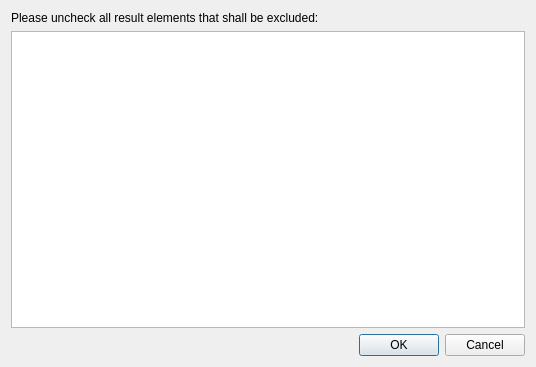
<?xml version="1.0" encoding="UTF-8"?>
<ui version="4.0">
 <class>IQSelectResultElementsDialog</class>
 <widget class="QDialog" name="IQSelectResultElementsDialog">
  <property name="geometry">
   <rect>
    <x>0</x>
    <y>0</y>
    <width>536</width>
    <height>367</height>
   </rect>
  </property>
  <property name="windowTitle">
   <string>Dialog</string>
  </property>
  <layout class="QVBoxLayout" name="verticalLayout">
   <item>
    <widget class="QLabel" name="label">
     <property name="text">
      <string>Please uncheck all result elements that shall be excluded:</string>
     </property>
    </widget>
   </item>
   <item>
    <widget class="QTreeView" name="treeView"/>
   </item>
   <item>
    <widget class="QDialogButtonBox" name="buttonBox">
     <property name="orientation">
      <enum>Qt::Horizontal</enum>
     </property>
     <property name="standardButtons">
      <set>QDialogButtonBox::Cancel|QDialogButtonBox::Ok</set>
     </property>
    </widget>
   </item>
  </layout>
 </widget>
 <resources/>
 <connections>
  <connection>
   <sender>buttonBox</sender>
   <signal>accepted()</signal>
   <receiver>IQSelectResultElementsDialog</receiver>
   <slot>accept()</slot>
   <hints>
    <hint type="sourcelabel">
     <x>248</x>
     <y>254</y>
    </hint>
    <hint type="destinationlabel">
     <x>157</x>
     <y>274</y>
    </hint>
   </hints>
  </connection>
  <connection>
   <sender>buttonBox</sender>
   <signal>rejected()</signal>
   <receiver>IQSelectResultElementsDialog</receiver>
   <slot>reject()</slot>
   <hints>
    <hint type="sourcelabel">
     <x>316</x>
     <y>260</y>
    </hint>
    <hint type="destinationlabel">
     <x>286</x>
     <y>274</y>
    </hint>
   </hints>
  </connection>
 </connections>
</ui>
